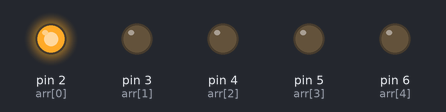
Bench run of a sketch on a simulated Arduino Uno, built with avr-gcc and run on an emulated ATmega328P. Shown: output pins drawn as LEDs (lit = HIGH).

Above: at 0.2 s.
At 1.2 s:
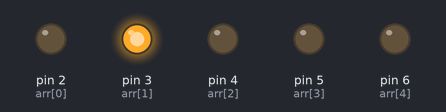
At 2.7 s:
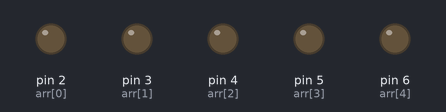
At 4.2 s:
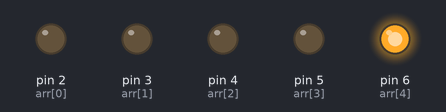
At 6.2 s:
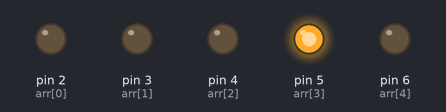
At 12.2 s:
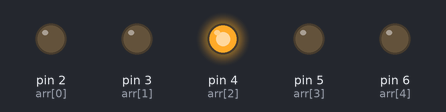
Timing chart, 0 to 13.0 s (numbered marks = the images above):
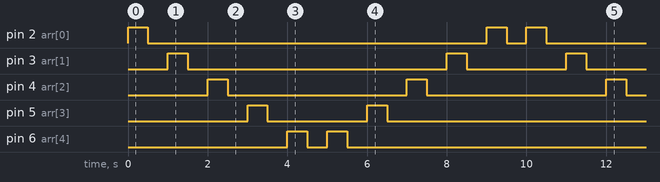

Measured:
- by itself, pin 2 (arr[0]): repeats every 10.0 s: LOW 8.5 s, HIGH 0.50 s, LOW 0.50 s, HIGH 0.50 s
- by itself, pin 3 (arr[1]): repeats every 10.0 s: LOW 6.5 s, HIGH 0.50 s, LOW 2.5 s, HIGH 0.50 s
- by itself, pin 4 (arr[2]): alternates HIGH for 0.50 s and LOW for 4.5 s
- by itself, pin 5 (arr[3]): repeats every 10.0 s: LOW 2.5 s, HIGH 0.50 s, LOW 6.5 s, HIGH 0.50 s
- by itself, pin 6 (arr[4]): repeats every 10.0 s: LOW 0.50 s, HIGH 0.50 s, LOW 8.5 s, HIGH 0.50 s

The sketch:

Code_3b_for_loop.ino
```cpp
void setup()
{
  for (int i = 2; i < 7; i++)
    pinMode(i, OUTPUT);
}

void loop()
{
  int arr[5] = {2, 3, 4, 5, 6};
  for (int j = 0; j < 5; j++) {
    digitalWrite(arr[j], HIGH);
    delay(500);
    digitalWrite(arr[j], LOW);
    delay(500);
  }
  for (int i = 4; i >= 0; i--) {
    digitalWrite(arr[i], HIGH);
    delay(500);
    digitalWrite(arr[i], LOW);
    delay(500);
  }
}
```
